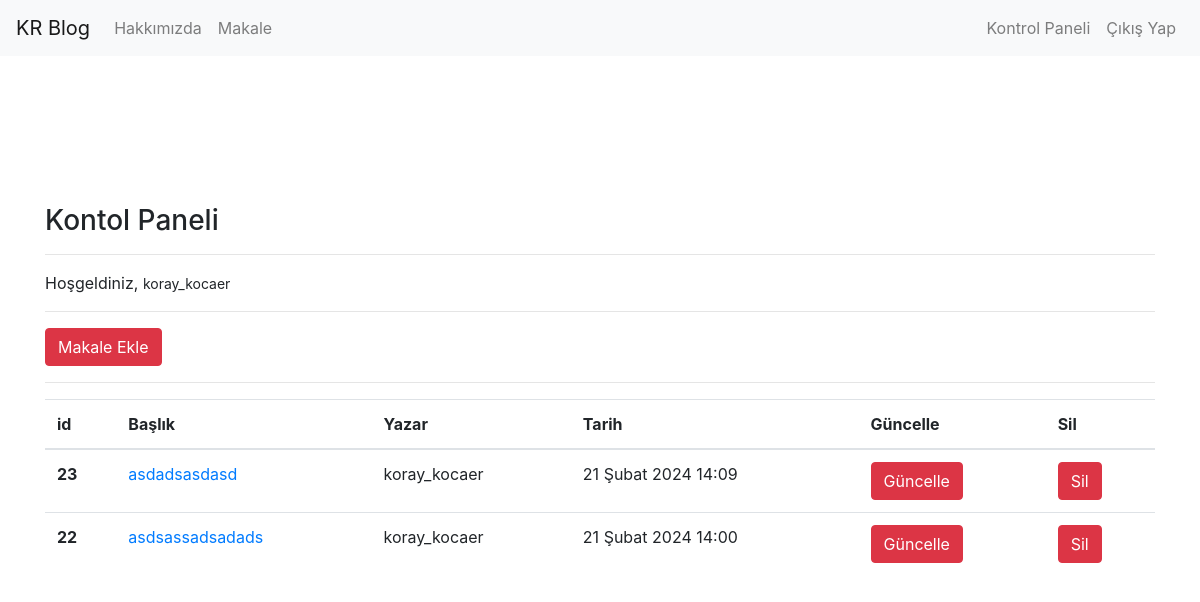
Screenshot of /articles/dashboard/ (signed in) with the database file from the repository.
### article/models.py (models this page shows, shortened)
class Article(models.Model):
    author = models.ForeignKey("auth.User",on_delete = models.CASCADE,verbose_name = "Yazar")
    title = models.CharField(max_length = 50,verbose_name = "Başlık")
    content = RichTextField(verbose_name = "İçerik")
    created_date =models.DateTimeField(auto_now_add = True,verbose_name = "Oluşturulma Tarihi")
    article_image = models.ImageField(upload_to='article_images/', blank=True, null=True)
    class Meta:
        ordering = ["-created_date"]

### article/views.py (the view)
# urls.py: path('dashboard/', views.dashboard, name="dashboard"),
@login_required(login_url= "user:login")
def dashboard(request):
    articles = Article.objects.filter(author = request.user)
    context = {
        "articles":articles
    }
    return render(request,"dashboard.html",context)

### templates/dashboard.html (shortened to what this page needs)
{% extends "layout.html" %}
{% block body %}
<h3>Kontol Paneli</h3>
<hr>
<p>
    Hoşgeldiniz, <small>{{request.user.username}}</small>
</p>
<hr>
<a class="btn btn-danger" href="/articles/addarticle">Makale Ekle</a>
<hr>
{% if articles %}
<table class="table">
    <thead>
      <tr>
        <th scope="col">id</th>
        <th scope="col">Başlık</th>
        <th scope="col">Yazar</th>
        <th scope="col">Tarih</th>
        <th scope="col">Güncelle</th>
        <th scope="col">Sil</th>
      </tr>
    </thead>
    {% for article in articles %}
        <tr>
          <th scope="row">{{article.id}}</th>
          <td><a href="/articles/article/{{article.id}}">{{article.title}}</a></td>
          <td>{{article.author.username}}</td>
          <td>{{article.created_date}}</td>
          <td><a href="/articles/update/{{article.id}}" class ="btn  btn-danger">Güncelle</a></td>
          <td><a href="/articles/delete/{{article.id}}" class = "btn btn-danger">Sil</a></td>
        </tr>
    {% endfor %}
  </table>
{% else %}
<div class = "alert alert-danger">
    Henüz bir makaleniz bulunmuyor...
</div>
{% endif %}
{% endblock body %}

### rows the page displays
Article: id "23", title "asdadsasdasd", author.username "koray_kocaer", created_date "21 Şubat 2024 14:09"
Article: id "22", title "asdsassadsadads", author.username "koray_kocaer", created_date "21 Şubat 2024 14:00"

### other values shown
{{ request.user.username }} "koray_kocaer"
